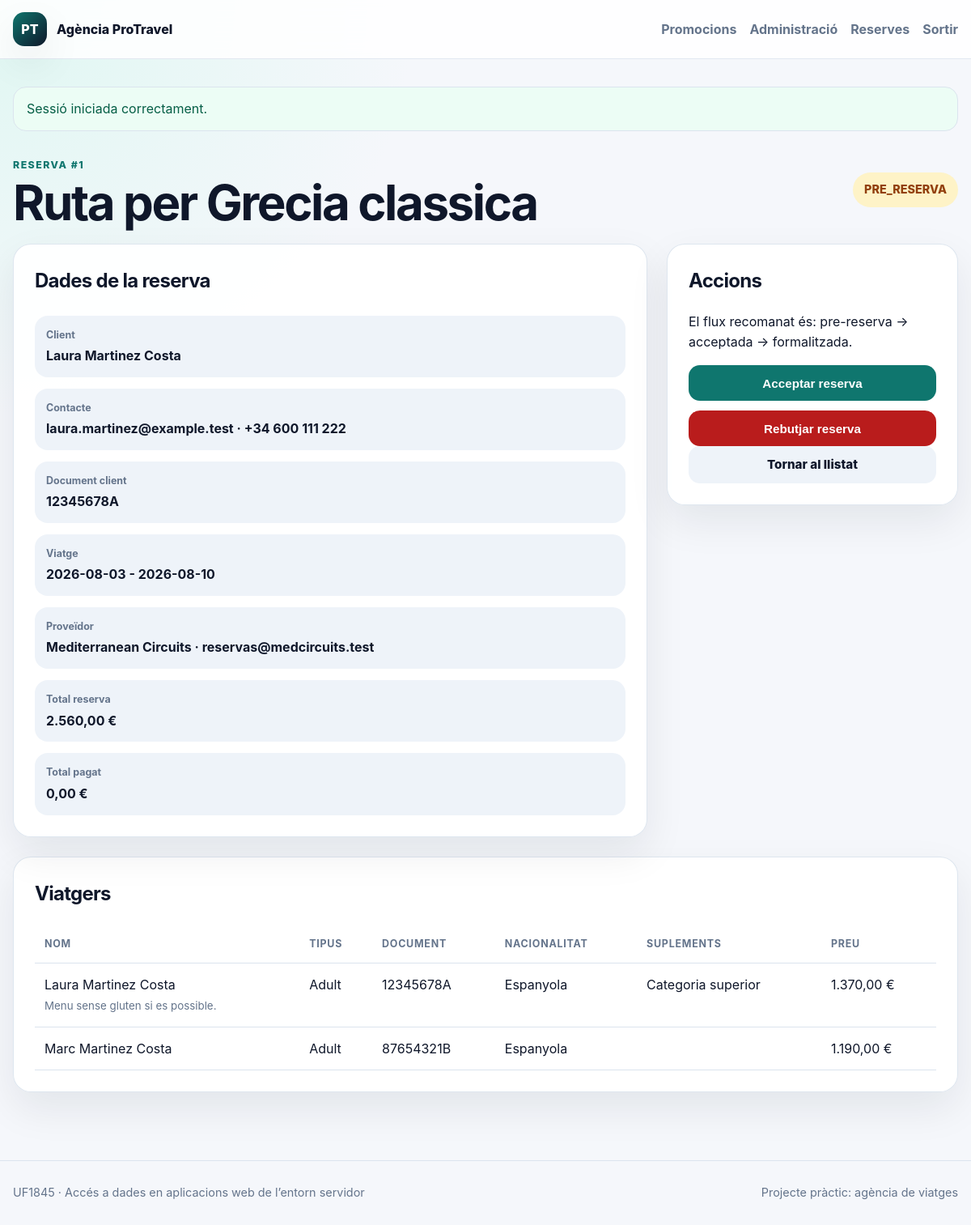
/index.php?r=admin/reserva&id=1 (signed in), run on the app's committed database.
### tables this page shows
CREATE TABLE reserves (
  id_reserva INT UNSIGNED AUTO_INCREMENT PRIMARY KEY,
  id_client INT UNSIGNED NOT NULL,
  id_promocio INT UNSIGNED NOT NULL,
  estat ENUM('PRE_RESERVA','ACCEPTADA','REBUTJADA','FORMALITZADA') NOT NULL DEFAULT 'PRE_RESERVA',
  data_reserva DATETIME NOT NULL DEFAULT CURRENT_TIMESTAMP,
  data_formalitzacio DATETIME NULL,
  data_inici DATE NOT NULL,
  data_fi DATE NOT NULL,
  total_reserva DECIMAL(10,2) NOT NULL DEFAULT 0,
  total_pagat DECIMAL(10,2) NOT NULL DEFAULT 0,
  observacions TEXT NULL,
  created_at TIMESTAMP DEFAULT CURRENT_TIMESTAMP,
  updated_at TIMESTAMP DEFAULT CURRENT_TIMESTAMP ON UPDATE CURRENT_TIMESTAMP,
  INDEX idx_reserves_client (id_client),
  INDEX idx_reserves_promocio (id_promocio),
  INDEX idx_reserves_estat (estat),
  INDEX idx_reserves_data (data_reserva),
  CONSTRAINT fk_reserves_client
    FOREIGN KEY (id_client) REFERENCES clients(id_client)
    ON UPDATE CASCADE ON DELETE RESTRICT,
  CONSTRAINT fk_reserves_promocio
    FOREIGN KEY (id_promocio) REFERENCES promocions(id_promocio)
    ON UPDATE CASCADE ON DELETE RESTRICT
);

CREATE TABLE paquets (
  id_paquet INT UNSIGNED AUTO_INCREMENT PRIMARY KEY,
  id_proveidor INT UNSIGNED NOT NULL,
  nom VARCHAR(180) NOT NULL,
  descripcio TEXT NOT NULL,
  numero_dies INT UNSIGNED NOT NULL,
  punt_origen VARCHAR(120) NOT NULL,
  continent VARCHAR(80) NOT NULL,
  pais_ruta VARCHAR(160) NOT NULL,
  galeria_url VARCHAR(500) NULL,
  pdf_circuit VARCHAR(500) NULL,
  created_at TIMESTAMP DEFAULT CURRENT_TIMESTAMP,
  INDEX idx_paquets_proveidor (id_proveidor),
  CONSTRAINT fk_paquets_proveidor
    FOREIGN KEY (id_proveidor) REFERENCES proveidors(id_proveidor)
    ON UPDATE CASCADE ON DELETE RESTRICT
);

CREATE TABLE clients (
  id_client INT UNSIGNED AUTO_INCREMENT PRIMARY KEY,
  nom VARCHAR(100) NOT NULL,
  cognoms VARCHAR(150) NOT NULL,
  telefon VARCHAR(50) NOT NULL,
  correu VARCHAR(190) NOT NULL,
  adreca VARCHAR(255) NULL,
  document_identitat VARCHAR(50) NOT NULL,
  nacionalitat VARCHAR(80) NOT NULL,
  created_at TIMESTAMP DEFAULT CURRENT_TIMESTAMP,
  updated_at TIMESTAMP DEFAULT CURRENT_TIMESTAMP ON UPDATE CURRENT_TIMESTAMP,
  UNIQUE KEY uq_clients_correu (correu)
);

CREATE TABLE proveidors (
  id_proveidor INT UNSIGNED AUTO_INCREMENT PRIMARY KEY,
  nom VARCHAR(150) NOT NULL,
  telefon VARCHAR(50) NULL,
  correu VARCHAR(190) NOT NULL,
  created_at TIMESTAMP DEFAULT CURRENT_TIMESTAMP
);

CREATE TABLE viatgers (
  id_viatger INT UNSIGNED AUTO_INCREMENT PRIMARY KEY,
  id_reserva INT UNSIGNED NOT NULL,
  nom VARCHAR(100) NOT NULL,
  cognoms VARCHAR(150) NOT NULL,
  adult TINYINT(1) NOT NULL DEFAULT 1,
  habitacio_individual TINYINT(1) NOT NULL DEFAULT 0,
  categoria_superior TINYINT(1) NOT NULL DEFAULT 0,
  document_identitat VARCHAR(50) NOT NULL,
  nacionalitat VARCHAR(80) NOT NULL,
  data_naixement DATE NULL,
  preferencies TEXT NULL,
  preu_calculat DECIMAL(10,2) NOT NULL DEFAULT 0,
  INDEX idx_viatgers_reserva (id_reserva),
  CONSTRAINT fk_viatgers_reserva
    FOREIGN KEY (id_reserva) REFERENCES reserves(id_reserva)
    ON UPDATE CASCADE ON DELETE CASCADE
);

### app/core/View.php (called while the page is built, shortened)
<?php
final class View
{
    public static function render(string $view, array $data = [], string $layout = 'layout'): void
    {
        extract($data, EXTR_SKIP);
        require VIEW_PATH . '/' . $view . '.php';
    }
}

### app/controllers/AdminController.php (called while the page is built, shortened)
<?php
final class AdminController
{
    public function reserva(int $id): void
    {
        $reserva = (new Reserva())->find($id);
        View::render('admin/reserva_detail', [
            'title' => 'Reserva #' . $id,
            'reserva' => $reserva,
        ]);
    }
}

### app/core/Router.php (called while the page is built, shortened)
<?php
final class Router
{
    public function dispatch(): void
    {
        $route = trim((string)($_GET['r'] ?? 'home'), '/');
        $method = $_SERVER['REQUEST_METHOD'] ?? 'GET';
        try {
            match ($route) {
                '', 'home' => (new HomeController())->index(),
                'promocions' => (new PromocioController())->index(),
                'promocio' => (new PromocioController())->show((int)($_GET['id'] ?? 0)),
                'reserva/crear' => $method === 'POST'
                    ? (new ReservaController())->store((int)($_GET['promocio_id'] ?? 0))
                    : (new ReservaController())->create((int)($_GET['promocio_id'] ?? 0)),
                'reserva/gracies' => (new ReservaController())->success((int)($_GET['id'] ?? 0)),
                'auth/login' => $method === 'POST'
                    ? (new AuthController())->login()
                    : (new AuthController())->showLogin(),
                'auth/logout' => (new AuthController())->logout(),
                'admin', 'admin/dashboard' => (new AdminController())->dashboard(),
                'admin/reservas' => (new AdminController())->reservas(),
                'admin/reserva' => (new AdminController())->reserva((int)($_GET['id'] ?? 0)),
                'admin/reserva/acceptar' => (new AdminController())->acceptar((int)($_POST['id_reserva'] ?? 0)),
                'admin/reserva/rebutjar' => (new AdminController())->rebutjar((int)($_POST['id_reserva'] ?? 0)),
                'admin/reserva/formalitzar' => (new AdminController())->formalitzar((int)($_POST['id_reserva'] ?? 0)),
                default => $this->notFound(),
            };
        } catch (Throwable $e) {
            http_response_code(500);
            View::render('error', [
                'title' => 'Error',
                'message' => $e->getMessage(),
            ]);
        }
    }
}

### public/index.php (called while the page is built, shortened)
<?php
require_once dirname(__DIR__) . '/app/core/bootstrap.php';
(new Router())->dispatch();

### app/core/bootstrap.php (called while the page is built, shortened)
<?php
spl_autoload_register(function (string $class): void {
    $prefixes = [
        'Core\\' => APP_PATH . '/core/',
        'Controllers\\' => APP_PATH . '/controllers/',
        'Models\\' => APP_PATH . '/models/',
        'Services\\' => APP_PATH . '/services/',
    ];
    foreach ($prefixes as $prefix => $baseDir) {
        $len = strlen($prefix);
        if (strncmp($prefix, $class, $len) !== 0) {
            continue;
        }
        $relativeClass = substr($class, $len);
        $file = $baseDir . str_replace('\\', '/', $relativeClass) . '.php';
    }
});
require_once APP_PATH . '/core/helpers.php';

### app/core/helpers.php (called while the page is built, shortened)
<?php
function config(string $file, ?string $key = null, mixed $default = null): mixed
{
    static $configs = [];
    if (!isset($configs[$file])) {
        $path = APP_PATH . '/config/' . $file . '.php';
        $loaded = require $path;
        $configs[$file] = is_array($loaded) ? $loaded : [];
    }
    if ($key === null) {
        return $configs[$file];
    }
    return $configs[$file][$key] ?? $default;
}
function e(mixed $value): string
{
    return htmlspecialchars((string)$value, ENT_QUOTES | ENT_SUBSTITUTE, 'UTF-8');
}
function url(string $route = 'home', array $params = []): string
{
    $params = array_merge(['r' => $route], $params);
    return 'index.php?' . http_build_query($params);
}
function money(mixed $value): string
{
    return number_format((float)$value, 2, ',', '.') . ' €';
}

### app/config/database.php (called while the page is built)
<?php
return [
    'host' => '127.0.0.1',
    'port' => '8889',
    'dbname' => 'agencia_viatges',
    'user' => 'root',
    'password' => 'root',
    'charset' => 'utf8mb4',
];

### app/config/app.php (called while the page is built)
<?php
return [
    'name' => 'Agència ProTravel',
    'base_url' => '',
    'environment' => 'development',
    'provider_mail_mode' => 'log',
    'admin_session_key' => 'agencia_admin_user',
];

### app/core/Database.php (called while the page is built, shortened)
<?php
final class Database
{
    private static ?PDO $pdo = null;
    public static function connection(): PDO
    {
        if (self::$pdo instanceof PDO) {
            return self::$pdo;
        }
        $config = \config('database');
        $host = (string)($config['host'] ?? '127.0.0.1');
        $port = (string)($config['port'] ?? '3306');
        $dbname = (string)($config['dbname'] ?? 'agencia_viatges');
        $charset = (string)($config['charset'] ?? 'utf8mb4');
        $user = (string)($config['user'] ?? 'root');
        $password = (string)($config['password'] ?? '');
        $dsn = "mysql:host={$host};port={$port};dbname={$dbname};charset={$charset}";
        try {
            self::$pdo = new PDO($dsn, $user, $password, [
                PDO::ATTR_ERRMODE => PDO::ERRMODE_EXCEPTION,
                PDO::ATTR_DEFAULT_FETCH_MODE => PDO::FETCH_ASSOC,
                PDO::ATTR_EMULATE_PREPARES => false,
            ]);
        } catch (PDOException $e) {
            $safeMessage = 'No s’ha pogut connectar amb la base de dades. Revisa app/config/database.php.';
            if (\config('app', 'environment') === 'development') {
                $safeMessage .= ' Detall tècnic: ' . $e->getMessage();
            }
            throw new RuntimeException($safeMessage, 0, $e);
        }
        return self::$pdo;
    }
}

### app/models/Model.php (called while the page is built, shortened)
<?php
abstract class Model
{
    protected function db(): PDO
    {
        return Database::connection();
    }
}

### app/models/Reserva.php (called while the page is built, shortened)
<?php
final class Reserva extends Model
{
    public function find(int $id): ?array
    {
        $stmt = $this->db()->prepare(
            "SELECT r.*, c.nom AS client_nom, c.cognoms AS client_cognoms, c.telefon, c.correu, c.adreca,
                    c.document_identitat AS client_document, c.nacionalitat AS client_nacionalitat,
                    pr.*, p.nom AS paquet_nom, p.punt_origen, p.pais_ruta, p.numero_dies,
                    pv.nom AS proveidor_nom, pv.correu AS proveidor_correu, pv.telefon AS proveidor_telefon
             FROM reserves r
             INNER JOIN clients c ON c.id_client = r.id_client
             INNER JOIN promocions pr ON pr.id_promocio = r.id_promocio
             INNER JOIN paquets p ON p.id_paquet = pr.id_paquet
             INNER JOIN proveidors pv ON pv.id_proveidor = p.id_proveidor
             WHERE r.id_reserva = :id"
        );
        $stmt->execute(['id' => $id]);
        $reserva = $stmt->fetch();
        $reserva['viatgers'] = $this->travelers($id);
        return $reserva;
    }
    public function travelers(int $idReserva): array
    {
        $stmt = $this->db()->prepare('SELECT * FROM viatgers WHERE id_reserva = :id ORDER BY id_viatger ASC');
        $stmt->execute(['id' => $idReserva]);
        return $stmt->fetchAll();
    }
}

### app/views/admin/reserva_detail.php (the view, shortened to what this page needs)
<section class="section-head">
    <div>
        <span class="eyebrow">Reserva #<?= e($reserva['id_reserva']) ?></span>
        <h1><?= e($reserva['paquet_nom']) ?></h1>
    </div>
    <span class="status status-<?= e(strtolower($reserva['estat'])) ?> big"><?= e($reserva['estat']) ?></span>
</section>
<div class="two-columns">
    <section class="panel">
        <h2>Dades de la reserva</h2>
        <div class="facts vertical">
            <div><span>Client</span><strong><?= e($reserva['client_nom'] . ' ' . $reserva['client_cognoms']) ?></strong></div>
            <div><span>Contacte</span><strong><?= e($reserva['correu']) ?> · <?= e($reserva['telefon']) ?></strong></div>
            <div><span>Document client</span><strong><?= e($reserva['client_document']) ?></strong></div>
            <div><span>Viatge</span><strong><?= e($reserva['data_inici']) ?> - <?= e($reserva['data_fi']) ?></strong></div>
            <div><span>Proveïdor</span><strong><?= e($reserva['proveidor_nom']) ?> · <?= e($reserva['proveidor_correu']) ?></strong></div>
            <div><span>Total reserva</span><strong><?= money($reserva['total_reserva']) ?></strong></div>
            <div><span>Total pagat</span><strong><?= money($reserva['total_pagat']) ?></strong></div>
        </div>
    </section>
    <aside class="panel">
        <h2>Accions</h2>
        <p>El flux recomanat és: pre-reserva → acceptada → formalitzada.</p>
        <div class="action-stack">
            <?php if ($reserva['estat'] === 'PRE_RESERVA'): ?>
                <form method="post" action="<?= url('admin/reserva/acceptar') ?>">
                    <button class="btn full" type="submit">Acceptar reserva</button>
                </form>
                <form method="post" action="<?= url('admin/reserva/rebutjar') ?>">
                    <button class="btn btn-danger full" type="submit">Rebutjar reserva</button>
                </form>
            <?php else: ?>
                <div class="alert alert-info">No hi ha accions pendents per a aquest estat.</div>
            <?php endif; ?>
        </div>
        <a class="btn btn-secondary full" href="<?= url('admin/reservas') ?>">Tornar al llistat</a>
    </aside>
</div>
<section class="panel">
    <h2>Viatgers</h2>
    <div class="table-wrap">
        <table>
            <thead><tr><th>Nom</th><th>Tipus</th><th>Document</th><th>Nacionalitat</th><th>Suplements</th><th>Preu</th></tr></thead>
            <tbody>
            <?php foreach ($reserva['viatgers'] as $traveler): ?>
                <tr>
                    <td><?= e($traveler['nom'] . ' ' . $traveler['cognoms']) ?><br><small><?= e($traveler['preferencies']) ?></small></td>
                    <td><?= $traveler['adult'] ? 'Adult' : 'Nen' ?></td>
                    <td><?= e($traveler['document_identitat']) ?></td>
                    <td><?= e($traveler['nacionalitat']) ?></td>
                    <td>
                        <?= $traveler['categoria_superior'] ? 'Categoria superior' : '' ?>
                    </td>
                    <td><?= money($traveler['preu_calculat']) ?></td>
                </tr>
            <?php endforeach; ?>
            </tbody>
        </table>
    </div>
</section>

### data on the page
reserves: id_reserva "1", paquets.nom "Ruta per Grecia classica", estat "PRE_RESERVA", id_client.cognoms "Laura Martinez Costa", id_client.correu "laura.martinez@example.test", id_client.telefon "+34 600 111 222", id_client.document_identitat "12345678A", data_inici "2026-08-03", data_fi "2026-08-10", proveidors.nom "Mediterranean Circuits", proveidors.correu "reservas@medcircuits.test", total_reserva "2.560,00 €", total_pagat "0,00 €"
viatgers: nom+cognoms "Laura Martinez Costa", preferencies "Menu sense gluten si es possible.", adult "Adult", document_identitat "12345678A", nacionalitat "Espanyola", categoria_superior "Categoria superior", preu_calculat "1.370,00 €"
viatgers: nom+cognoms "Marc Martinez Costa", adult "Adult", document_identitat "87654321B", nacionalitat "Espanyola", preu_calculat "1.190,00 €"

### other printed values
config('app', 'name') "Agència ProTravel"
$message "Sessió iniciada correctament."
